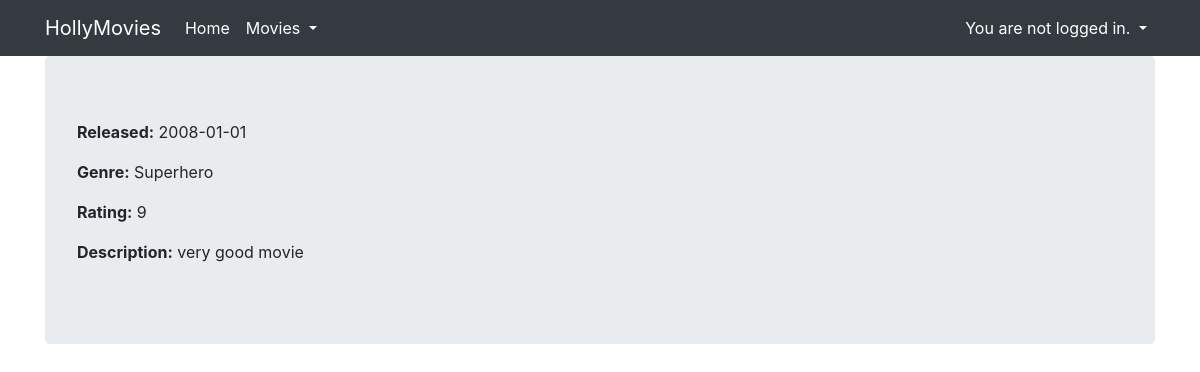
The page /viewer/movie/detail/4 on the database its author committed.
### viewer/models.py (models this page shows, shortened)
class Movie(Model):
    title = CharField(max_length=128)
    genre = ForeignKey(Genre, on_delete=DO_NOTHING)
    rating = IntegerField()
    released = DateField()
    description = TextField(null=True, blank=True)
    poster = ImageField(null=True, blank=True)
    created = DateTimeField(auto_now_add=True)

class Genre(Model):
    name = CharField(max_length=120)
    def __str__(self):
        return self.name

### viewer/views.py (the view, shortened to what this page needs)
# urls.py: path('movie/detail/<pk>', MovieDetailView.as_view(), name='movie_detail'),
class MovieDetailView(DetailView):
    template_name = 'movie_detail.html'
    model = Movie

### viewer/templatetags/movie_extras.py (called while the page is built)
@register.filter
def attr_as_p(obj, attrname):
    label = escape(attrname.capitalize())
    value = escape(getattr(obj, attrname))
    return SafeString(f'<p><strong>{label}:</strong> {value}</p>')

### viewer/templates/movie_detail.html (shortened to what this page needs)
{% extends "base.html" %}
{% load static %}
{% load movie_extras %}
{% block styles %}
  {{ block.super }}
  <link rel="stylesheet" type="text/css" href="{% static 'css/movie_detail.css' %}" />
{% endblock %}
{% block content %}
  <div class="row">
    <div class="col">
      {{ movie|attr_as_p:'released' }}
      {{ movie|attr_as_p:'genre' }}
      {{ movie|attr_as_p:'rating' }}
      {{ movie|attr_as_p:'description' }}
    </div>
  </div>
{% endblock %}

### rows shown on the page
Movie: released "Released: 2008-01-01", genre.name "Genre: Superhero", rating "Rating: 9", description "Description: very good movie"
